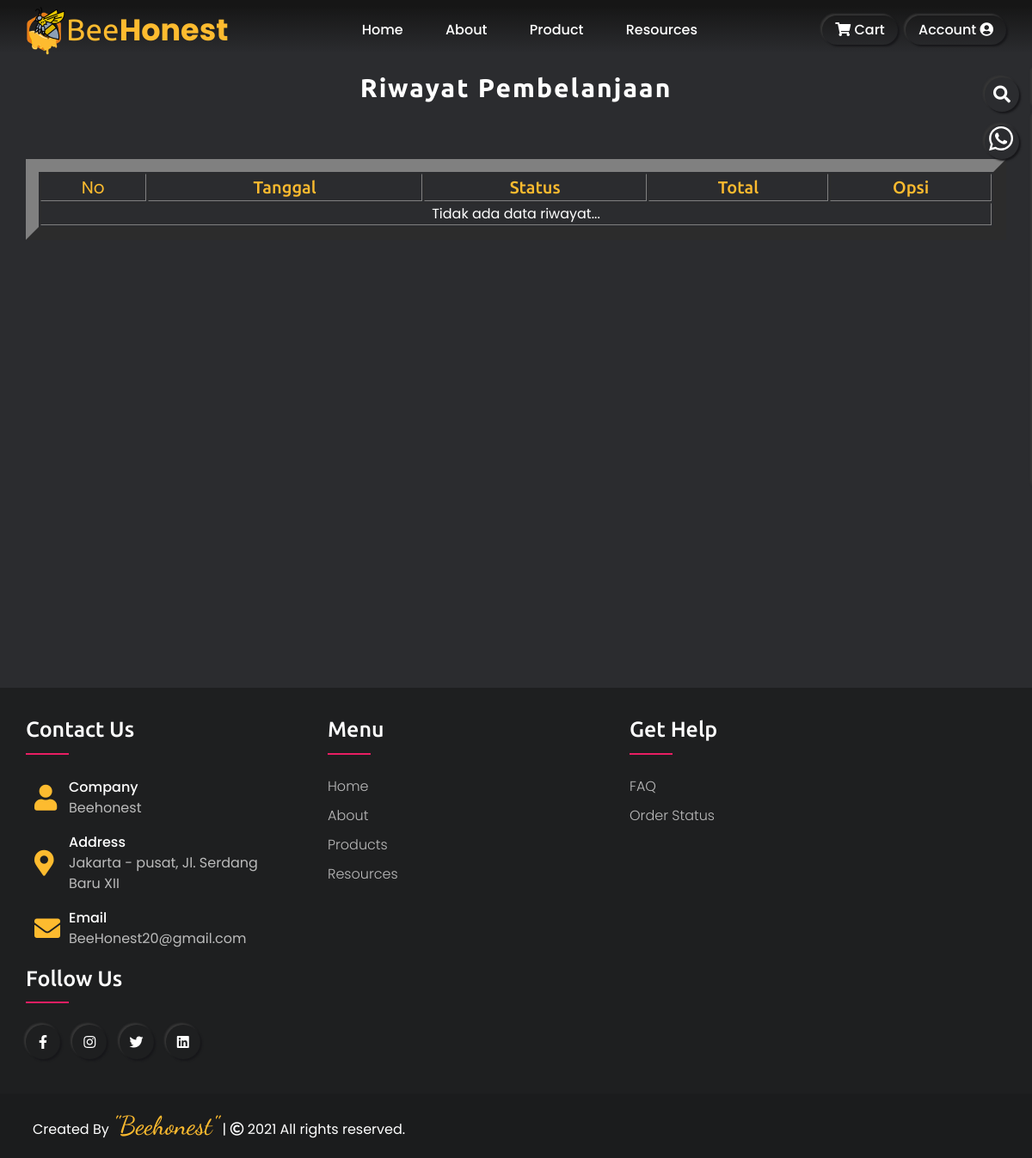
/riwayat (signed in), run on the app's committed database.
### tables this page shows
CREATE TABLE `alamat` (
  `idAlamat` int(11) NOT NULL,
  `ig` text NOT NULL,
  `twitter` text NOT NULL,
  `fb` text NOT NULL,
  `linkedin` text NOT NULL,
  `namaPerusahaan` text NOT NULL,
  `alamatPerusahaan` text NOT NULL,
  `email` text NOT NULL,
  `no_telpPerusahaan` varchar(15) NOT NULL
);

### riwayat.php (the view, shortened to what this page needs)
<!DOCTYPE html>
<html lang="zxx">
<head>
	<?php include 'templates/head.php'; ?>
</head>
<body>
	<?php require_once('20=gili=trawangan/Api/koneksi.php'); ?>
	<?php include 'templates/topbar.php'; ?>
	<section class="riwayat-section section" id="contact">
		<div class="container">
			<div class="row">
				<div class="section-title">
					<h2 data-heading="">Riwayat Pembelanjaan</h2>
				</div>
			</div>
			<div class="riwayat-info">
				<div class="table-container">
					<table border="15px" class="tbl-info">
						<thead>
							<tr>
								<th scope="col" class="column-primary" data-header="History List"><span>No</span></th>
								<th scope="col">Tanggal</th>
								<th scope="col">Status</th>
								<th scope="col">Total</th>
								<th scope="col" class="column-primary">Opsi</th>
							</tr>
						</thead>
						<tbody>
							<?php
							$id_pelanggan = $_SESSION['pelanggan']['id_pelanggan'];
							$ambil = $conn->query("SELECT * FROM pembelian WHERE id_pelanggan='$id_pelanggan'");
							if($ambil->num_rows == 0):
							?>
							<tr>
								<td colspan="5">Tidak ada data riwayat... </td>
							</tr>
							<?php endif; ?>
						</tbody>
					</table>
				</div>
			</div>
		</div>
	</section>
	<section class="footer-section section" id="footer">
		<div class="container">
			<div class="row">
				<div class="footer-col">
					<h4>Contact Us</h4>
					<div class="contact">
						<?php
              $alamat=mysqli_fetch_array(mysqli_query($conn,"SELECT * from alamat "));
            ?>
						<div class="icons">
							<div class="row">
								<i class="fas fa-user"></i>
								<div class="info">
									<div class="head">Company</div>
									<div class="sub-title"><?php echo $alamat['namaPerusahaan'] ?></div>
								</div>
							</div>
							<div class="row">
								<i class="fas fa-map-marker-alt"></i>
								<div class="info">
									<div class="head">Address</div>
									<div class="sub-title"><?php echo $alamat['alamatPerusahaan'] ?></div>
								</div>
							</div>
							<div class="row">
								<i class="fas fa-envelope"></i>
								<div class="info">
									<div class="head">Email</div>
									<div class="sub-title"><?php echo $alamat['email'] ?></div>
								</div>
							</div>
						</div>
					</div>
				</div>
				<div class="footer-col">
					<h4>Menu</h4>
					<ul>
						<li><a href="home#home">Home</a></li>
						<li><a href="home#about">About</a></li>
						<li><a href="home#products">Products</a></li>
						<li><a href="blog">Resources</a></li>
					</ul>
				</div>
				<div class="footer-col">
					<h4>get help</h4>
					<ul>
						<li><a href="faqs">FAQ</a></li>
						<li><a href="riwayat">order status</a></li>
					</ul>
				</div>
				<div class="footer-col">
					<h4>Follow us</h4>
					<div class="social-links">
						<a href="<?php echo $alamat['fb'];?>" class="facebook outer-shadow hover-in-shadow">
							<i class="fab fa-facebook-f"></i></a>
						<a href="<?php echo $alamat['ig'];?>" class="instagram outer-shadow hover-in-shadow">
							<i class="fab fa-instagram instagram"></i><span></span></a>
						<a href="<?php echo $alamat['twitter'];?>" class="twitter outer-shadow hover-in-shadow">
							<i class="fab fa-twitter"></i></a>
						<a href="<?php echo $alamat['linkedin'];?>" class="linkedin outer-shadow hover-in-shadow">
							<i class="fab fa-linkedin"></i></a>
					</div>
				</div>
			</div>
		</div>
	</section>
	<div class="style-switcher outer-shadow">
		<div class="style-chat s-icon outer-shadow hover-in-shadow">
			<?php
                                  $jam = date('H:i');
                                  if ($jam > '05:30' && $jam < '10:00') {
                                      $salam = 'Pagi';
                                  } elseif ($jam >= '10:00' && $jam < '15:00') {
                                      $salam = 'Siang';
                                  } elseif ($jam < '18:00') {
                                      $salam = 'Sore';
                                  } else {
                                      $salam = 'Malam';
                                  }
                                  ?>
			<a href="https://api.whatsapp.com/send?phone=<?php echo $alamat['no_telpPerusahaan'];?><?php echo "&text=Halo....+Selamat+$salam,+Beehonest+👋+&app_absent=0"?>"
				alt="Hubungin Kami" target="_blank"><img src="assets/img/svg/whatsapp.svg"></a>
		</div>
	</div>
	<div class="style-switcher2 outer-shadow">
		<div class="style-search s-icon outer-shadow hover-in-shadow">
			<i class="fas fa-search"></i>
		</div>
	</div>
	<footer>
		<span>Created By <a href="#">"<?php echo $alamat['namaPerusahaan'] ?>"</a> | <span
				class="far fa-copyright"></span>
			2021 All rights
			reserved.</span>
	</footer>
</body>
</html>

### assets/css/skins/color-1.css (style rules this page uses)
:root { --skin-color:#FDBB2F; }

### assets/css/style-switch2.css (style rules this page uses)
.style-switcher { position: fixed; right: 0; top: 130px; padding: 15px; width: 300px; height: 440px; border-radius: 10px 5px 5px 10px; transition: all 0.3s ease; transform:translateX(100%); background: gray; z-index: 888; }
.style-switcher .s-icon { background: #2b2c2f; position: absolute; height: 40px; width: 40px; text-align: center; font-size: 20px; color: var(--text-black-900); right: 100%; margin-right: 15px; cursor: pointer; transition: all 0.3s ease; border-radius: 50%; }
.style-switcher .s-icon img { height: 30px; width: 30px; color: #fff; top: 0; }
.style-switcher .s-icon:after { border-radius: 50%; }
.style-switcher2 { position: fixed; right: 0; top: 80px; padding: 10px; width: 300px; height: 45px; z-index: 101; border-radius: 5px; transition: all 0.3s ease; transform:translateX(100%); align-items: center; justify-content: center; background: gray; }
.style-switcher2 .s-icon { background: #2b2c2f; position: absolute; height: 40px; width: 40px; text-align: center; font-size: 20px; color: var(--text-black-900); right: 100%; margin-right: 15px; cursor: pointer; transition: all 0.3s ease; border-radius: 50%; }
.style-switcher2 .s-icon i { line-height: 40px; }
.style-switcher2 .s-icon:after { border-radius: 50%; }
.style-switcher2 .style-search { top: 0x; }

### data on the page
alamat: namaPerusahaan "Beehonest", alamatPerusahaan "Jakarta - pusat, Jl. Serdang Baru XII", email "BeeHonest20@gmail.com"
